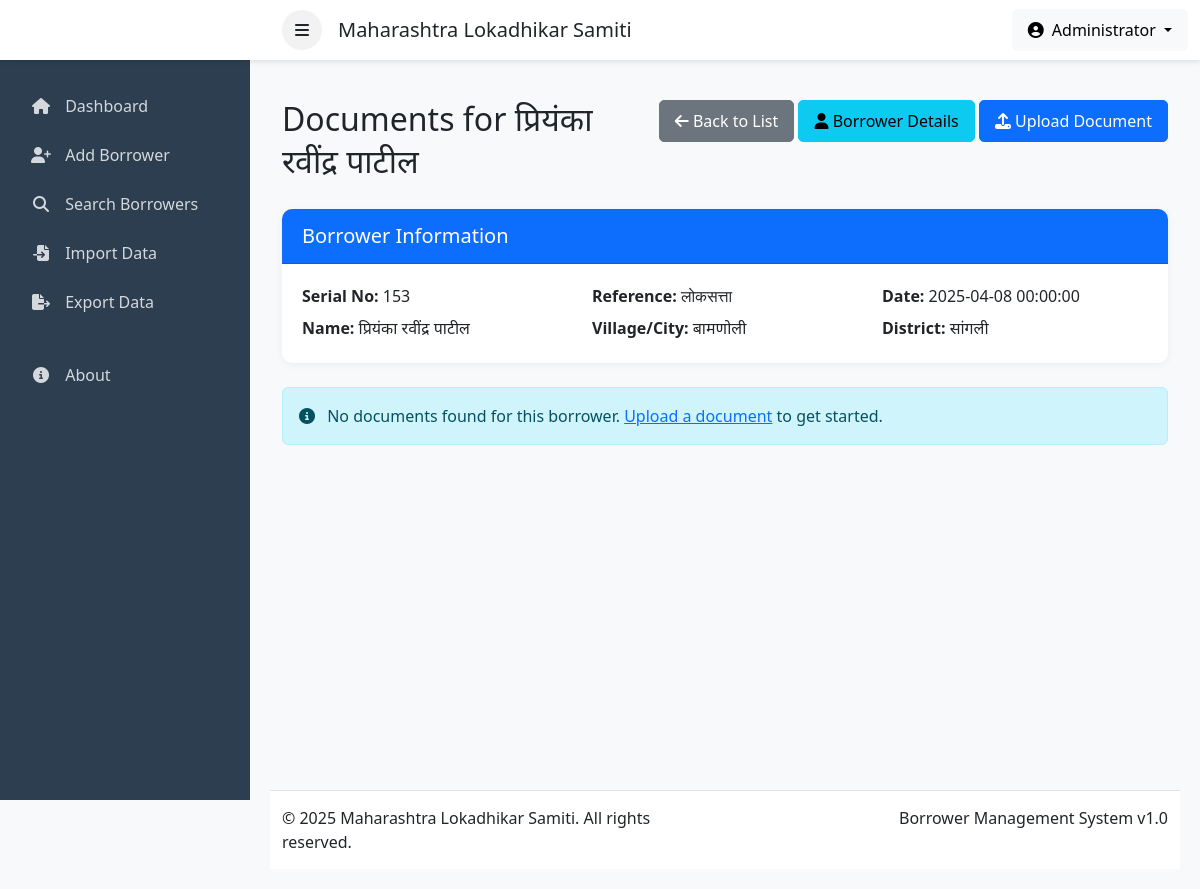
/documents/156, run on the app's committed database.
### tables this page shows
CREATE TABLE borrowers (
    id INTEGER PRIMARY KEY AUTOINCREMENT,
    serial_no INTEGER NOT NULL,
    date TEXT NOT NULL,
    reference TEXT,
    borrower_name TEXT NOT NULL,
    co_borrower_name TEXT,
    address_line1 TEXT NOT NULL,
    address_line2 TEXT,
    village_city TEXT NOT NULL,
    taluka TEXT,
    district TEXT NOT NULL,
    pin_code TEXT,
    mobile TEXT,
    bank_name TEXT,
    loan_amount TEXT,
    letter_status TEXT DEFAULT 'Not Send',
    notes TEXT,
    created_at TEXT DEFAULT CURRENT_TIMESTAMP,
    updated_at TEXT DEFAULT CURRENT_TIMESTAMP
);

### web_app.py (the view)
@app.route('/documents/<int:borrower_id>')
def documents(borrower_id):
    borrower = borrower_manager.get_borrower_by_id(borrower_id)
    if not borrower:
        flash('Borrower not found', 'danger')
        return redirect(url_for('index'))
    documents = document_handler.get_documents_for_borrower(borrower_id)
    return render_template('documents.html',
                          borrower=borrower,
                          documents=documents)

### borrower_manager.py (called while the page is built)
def get_borrower_by_id(borrower_id):
    query = "SELECT * FROM borrowers WHERE id = ?"
    result = execute_query(query, (borrower_id,), fetchall=True)
    return result[0] if result else None

### database.py (called while the page is built)
def get_db_path():
    data_dir = os.path.join(os.getcwd(), 'data')
    if not os.path.exists(data_dir):
        os.makedirs(data_dir)
    return os.path.join(data_dir, 'borrowers.db')

def get_db_connection():
    conn = sqlite3.connect(get_db_path())
    conn.row_factory = sqlite3.Row  # This allows accessing columns by name
    return conn

def execute_query(query, params=(), fetchall=False, commit=False):
    conn = get_db_connection()
    cursor = conn.cursor()
    try:
        cursor.execute(query, params)
        if commit:
            conn.commit()
        if fetchall:
            result = [dict(row) for row in cursor.fetchall()]
            return result
        elif cursor.description:
            row = cursor.fetchone()
            return dict(row) if row else None
        return None
    except Exception as e:
        if commit:
            conn.rollback()
        raise e
    finally:
        conn.close()

### document_handler.py (called while the page is built)
def get_documents_for_borrower(borrower_id):
    query = """
    SELECT id, borrower_id, filename, original_filename,
           file_path, upload_date, description, file_type
    FROM documents
    WHERE borrower_id = ?
    ORDER BY upload_date DESC
    """
    return execute_query(query, (borrower_id,), fetchall=True)

### templates/documents.html (shortened to what this page needs)
{% extends "layout.html" %}
{% block content %}
<div class="row mb-4">
    <div class="col">
        <h1 class="h2 mb-0">Documents for <span class="devanagari">{{ borrower.borrower_name }}</span></h1>
    </div>
    <div class="col-auto">
        <a href="{{ url_for('index') }}" class="btn btn-secondary">
            <i class="fas fa-arrow-left"></i> Back to List
        </a>
        <a href="{{ url_for('view_borrower', id=borrower.id) }}" class="btn btn-info">
            <i class="fas fa-user"></i> Borrower Details
        </a>
        <a href="{{ url_for('upload_document_route', borrower_id=borrower.id) }}" class="btn btn-primary">
            <i class="fas fa-upload"></i> Upload Document
        </a>
    </div>
</div>
<div class="card shadow-sm mb-4">
    <div class="card-header bg-primary text-white">
        <h5 class="mb-0">Borrower Information</h5>
    </div>
    <div class="card-body">
        <div class="row">
            <div class="col-md-4">
                <strong>Serial No:</strong> {{ borrower.serial_no }}
            </div>
            <div class="col-md-4">
                <strong>Reference:</strong> {{ borrower.reference }}
            </div>
            <div class="col-md-4">
                <strong>Date:</strong> {{ borrower.date }}
            </div>
        </div>
        <div class="row mt-2">
            <div class="col-md-4">
                <strong>Name:</strong> <span class="devanagari">{{ borrower.borrower_name }}</span>
            </div>
            <div class="col-md-4">
                <strong>Village/City:</strong> <span class="devanagari">{{ borrower.village_city }}</span>
            </div>
            <div class="col-md-4">
                <strong>District:</strong> <span class="devanagari">{{ borrower.district }}</span>
            </div>
        </div>
    </div>
</div>
<div class="row">
    {% if documents %}
        {% for doc in documents %}
            <div class="col-md-4 mb-4">
                <div class="card shadow-sm h-100 doc-card">
                    <div class="card-header bg-light">
                        <div class="d-flex justify-content-between align-items-center">
                            <div>
                                {% if doc.file_type.lower() in ['pdf'] %}
                                <i class="fa-solid fa-file-pdf text-danger document-icon"></i>
                                {% elif doc.file_type.lower() in ['doc', 'docx'] %}
                                <i class="fa-solid fa-file-word text-primary document-icon"></i>
                                {% elif doc.file_type.lower() in ['xls', 'xlsx'] %}
                                <i class="fa-solid fa-file-excel text-success document-icon"></i>
                                {% elif doc.file_type.lower() in ['jpg', 'jpeg', 'png', 'gif'] %}
                                <i class="fa-solid fa-file-image text-info document-icon"></i>
                                {% else %}
                                <i class="fa-solid fa-file text-secondary document-icon"></i>
                                {% endif %}
                                <span class="ms-2">{{ doc.file_type.upper() }}</span>
                            </div>
                            <div>
                                <button class="btn btn-sm btn-danger"
                                        data-bs-toggle="modal"
                                        data-bs-target="#deleteDocModal"
                                        data-doc-id="{{ doc.id }}"
                                        data-doc-name="{{ doc.original_filename }}">
                                    <i class="fas fa-trash"></i>
                                </button>
                            </div>
                        </div>
                    </div>
                    <div class="card-body">
                        <h5 class="card-title text-truncate">{{ doc.original_filename }}</h5>
                        <p class="card-text small text-muted mb-2">
                            <i class="fas fa-calendar-alt me-1"></i> Uploaded: {{ doc.upload_date }}
                        </p>
                        {% if doc.description %}
                        <p class="card-text devanagari">{{ doc.description }}</p>
                        {% else %}
                        <p class="card-text text-muted fst-italic">No description</p>
                        {% endif %}
                    </div>
                    <div class="card-footer bg-white border-top-0">
                        <a href="{{ url_for('view_document_route', doc_id=doc.id) }}" class="btn btn-outline-primary w-100">
                            <i class="fas fa-download me-1"></i> Download
                        </a>
                    </div>
                </div>
            </div>
        {% endfor %}
    {% else %}
        <div class="col-12">
            <div class="alert alert-info">
                <i class="fas fa-info-circle me-2"></i> No documents found for this borrower.
                <a href="{{ url_for('upload_document_route', borrower_id=borrower.id) }}">Upload a document</a> to get started.
            </div>
        </div>
    {% endif %}
</div>
{% endblock %}

### templates/layout.html (style rules this page uses)
:root { --primary-color: #3498db; --secondary-color: #2c3e50; --success-color: #2ecc71; --danger-color: #e74c3c; --warning-color: #f39c12; --info-color: #1abc9c; }
body { background-color: #f8f9fa; font-family: 'Segoe UI', Tahoma, Geneva, Verdana, sans-serif; }
.card { border: none; border-radius: 10px; overflow: hidden; }
.card-header { padding: 15px 20px; font-weight: 600; }
.card-body { padding: 20px; }
.btn { border-radius: 5px; padding: 8px 15px; }
.shadow-sm { box-shadow: 0 2px 8px rgba(0,0,0,0.05) !important; }

### templates/documents.html (style rules this page uses)
.devanagari { font-family: 'Noto Sans Devanagari', sans-serif; }

### data on the page
borrowers: borrower_name "प्रियंका रवींद्र पाटील", serial_no "153", reference "लोकसत्ता", date "2025-04-08 00:00:00", village_city "बामणोली", district "सांगली"
